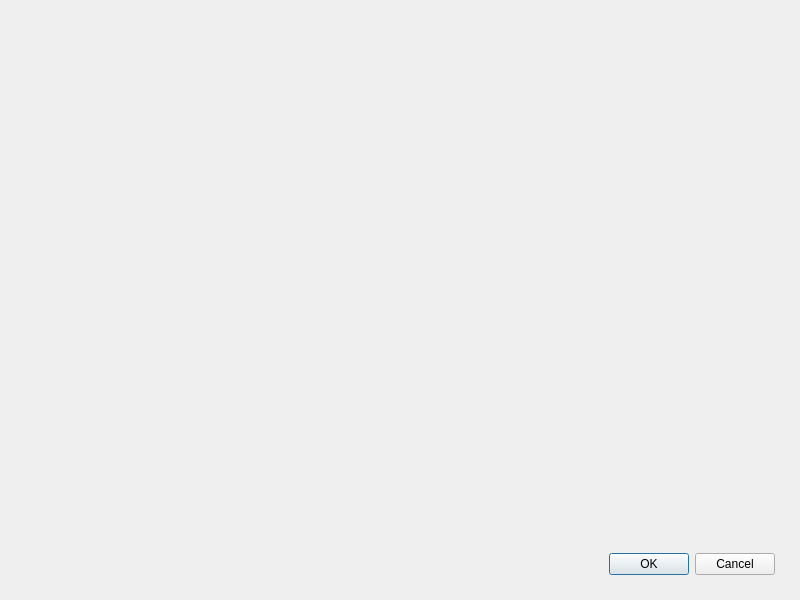
<?xml version="1.0" encoding="UTF-8"?>
<ui version="4.0">
 <class>MainWindow</class>
 <widget class="QMainWindow" name="MainWindow">
  <property name="geometry">
   <rect>
    <x>0</x>
    <y>0</y>
    <width>800</width>
    <height>600</height>
   </rect>
  </property>
  <property name="windowTitle">
   <string>MainWindow</string>
  </property>
  <widget class="QWidget" name="centralwidget">
   <layout class="QVBoxLayout" name="verticalLayout">
    <item>
     <widget class="BannerWidget" name="banner" native="true">
      <property name="minimumSize">
       <size>
        <width>0</width>
        <height>96</height>
       </size>
      </property>
     </widget>
    </item>
    <item>
     <spacer name="verticalSpacer">
      <property name="orientation">
       <enum>Qt::Vertical</enum>
      </property>
      <property name="sizeHint" stdset="0">
       <size>
        <width>20</width>
        <height>394</height>
       </size>
      </property>
     </spacer>
    </item>
    <item>
     <widget class="FooterWidget" name="footer" native="true">
      <layout class="QVBoxLayout" name="verticalLayout_2">
       <property name="spacing">
        <number>9</number>
       </property>
       <property name="leftMargin">
        <number>16</number>
       </property>
       <property name="topMargin">
        <number>16</number>
       </property>
       <property name="rightMargin">
        <number>16</number>
       </property>
       <property name="bottomMargin">
        <number>16</number>
       </property>
       <item>
        <widget class="QDialogButtonBox" name="buttonBox">
         <property name="standardButtons">
          <set>QDialogButtonBox::Cancel|QDialogButtonBox::Ok</set>
         </property>
        </widget>
       </item>
      </layout>
     </widget>
    </item>
   </layout>
  </widget>
  <widget class="QMenuBar" name="menubar">
   <property name="geometry">
    <rect>
     <x>0</x>
     <y>0</y>
     <width>800</width>
     <height>21</height>
    </rect>
   </property>
  </widget>
 </widget>
 <customwidgets>
  <customwidget>
   <class>BannerWidget</class>
   <extends>QWidget</extends>
   <header>bannerwidget.h</header>
   <container>1</container>
  </customwidget>
  <customwidget>
   <class>FooterWidget</class>
   <extends>QWidget</extends>
   <header>footerwidget.h</header>
   <container>1</container>
  </customwidget>
 </customwidgets>
 <resources/>
 <connections/>
</ui>
